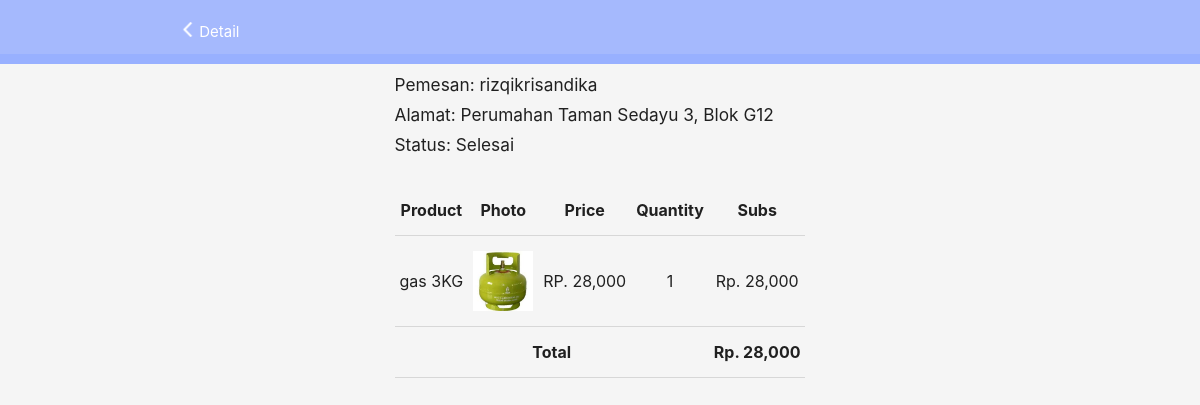
The app's page /toko/toko/detail.php?id=3 with its own data.
### tables this page shows
CREATE TABLE `pembelian` (
  `id_pembelian` int(11) NOT NULL,
  `id_pelanggan` int(11) NOT NULL,
  `id_toko` int(11) NOT NULL,
  `tanggal_pembelian` timestamp NOT NULL DEFAULT current_timestamp(),
  `total_pembelian` int(11) NOT NULL,
  `status_pembelian` varchar(20) NOT NULL DEFAULT 'Diproses',
  `alamat` varchar(255) DEFAULT NULL
);

CREATE TABLE `pelanggan` (
  `id_pelanggan` int(11) NOT NULL,
  `nama` varchar(255) NOT NULL,
  `email` varchar(255) NOT NULL,
  `password` varchar(255) NOT NULL,
  `nohp` varchar(12) NOT NULL,
  `alamat` varchar(100) DEFAULT NULL,
  `gambar` varchar(255) DEFAULT NULL,
  `tanggal_daftar` datetime NOT NULL DEFAULT current_timestamp()
);

CREATE TABLE `pembelian_produk` (
  `id_pembelian_produk` int(11) NOT NULL,
  `id_pembelian` int(11) NOT NULL,
  `id_produk` int(11) NOT NULL,
  `jumlah` int(11) NOT NULL,
  `nama_produk` varchar(255) NOT NULL,
  `foto_produk` varchar(255) NOT NULL,
  `harga_produk` int(11) NOT NULL
);

### toko/toko/detail.php (the view, shortened to what this page needs)
<html lang="en">
<head>
    <link type="text/css" href="assets/css/materialize.min.css" rel="stylesheet">
    <link type="text/css" href="assets/css/styles.css" rel="stylesheet">
    <link type="text/css" href="assets/css/pwafirecard.css" rel="stylesheet">
</head>
<body class="grey lighten-4">
    <nav class="z-depth-0">
        <div class="nav-wrapper container">
            <span><a href="index.php?t=pemesanan&id=<?php $_GET['id'] ?>"><img style="height:15px" src="assets/img/icon/back.png"
                        alt="recipe thumb"></a></span>
            <span align="center">Detail</span>
        </div>
    </nav>
    <?php
						require "config/koneksi.php";
                    ?>
                    <?php
$ambil = $koneksi->query("SELECT * FROM pembelian JOIN pelanggan ON pembelian.
id_pelanggan=pelanggan.id_pelanggan WHERE pembelian.id_pembelian='$_GET[id]'");
$detail = $ambil->fetch_assoc();
?>
    <div class="parent-pwafire">
        <div class="row">
        <div>
        <h6>Pemesan: <?php echo $detail['nama'] ?></h6>
        <h6>Alamat: <?php echo $detail['alamat'] ?></h6>
        <h6>Status: <?php echo $detail['status_pembelian'] ?></h6>
        </div>
        <br>
            <table class="centered" style="border: none">
                    <thead>
                        <tr class="text-center">
                            <th>Product</th>
                            <th>Photo</th>
                            <th>Price</th>
                            <th>Quantity</th>
                            <th>Subs</th>
                        </tr>
                    </thead>
                    <tbody>
                    <?php
                            $db = mysqli_query($koneksi,"SELECT * FROM pembelian_produk  WHERE id_pembelian='$_GET[id]'");
                            while ($nota = mysqli_fetch_array($db)) { ?>
                        <tr>
                            <td><?php echo $nota['nama_produk']; ?></td>
                            <td><img src="assets/img/produk/<?php echo $nota['foto_produk'];?>" width="60"></td>
                            <td>RP. <?php echo number_format($nota['harga_produk']);?></td>
                            <td><?php echo $nota['jumlah']; ?></td>
                            <td>
                                Rp. <?php echo number_format($nota['harga_produk']*$nota['jumlah']) ;?>
                            </td>
                        </tr>
                        <?php } ?>
                </tbody>
                <tfoot>
                    <tr>
                        <th class="text center-align" colspan="4">Total</th>
                        <th>Rp. <?php echo number_format($detail['total_pembelian']);?></th>
                    </tr>
                </tfoot>
            </table>
        </div>
    </div>
</body>
</html>

### toko/assets/css/styles.css (style rules this page uses)
:root { --primary: #98b0ffd9; --secondary: #98b0ff; --title: #1a4bea; }
nav { background: var(--primary); border-bottom: 10px solid var(--secondary); }
nav a { text-transform: uppercase; color: var(--title); }

### toko/assets/css/pwafirecard.css (style rules this page uses)
.row { margin: 0 -5px; }
.row:after { content: ""; display: table; clear: both; }
.parent-pwafire { display: flex; justify-content: center; align-items: center; align-self: center; }

### records on screen
pembelian: id_pelanggan.nama "rizqikrisandika", id_pelanggan.alamat "Perumahan Taman Sedayu 3, Blok G12", status_pembelian "Selesai", total_pembelian "28,000"
pembelian_produk: nama_produk "gas 3KG", foto_produk (picture), harga_produk "28,000", jumlah "1", $nota['harga_produk']*$nota['jumlah'] "28,000"
